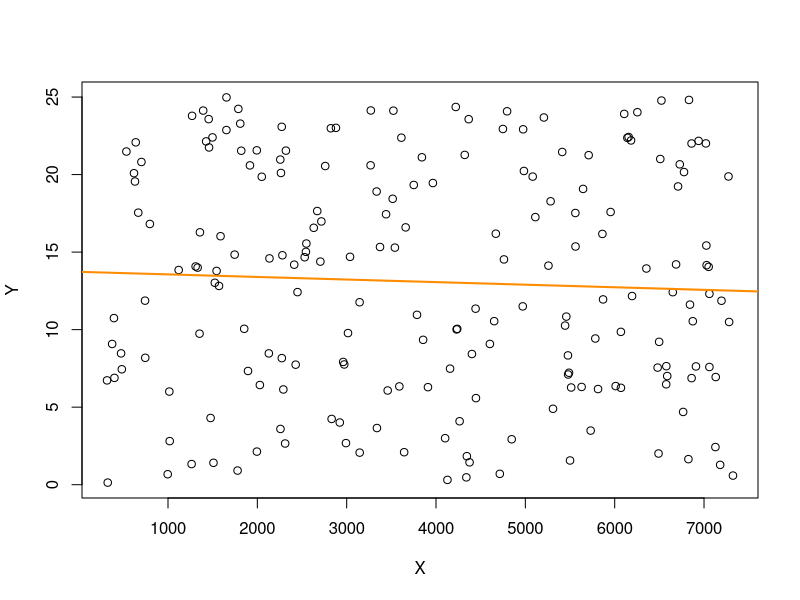

Write the R code that produced this figure.
#Q2(i)
# 𝑦 = 6.948+0.054𝑥+𝜀
# 𝑋~(147, 85.6^2)
# 𝜀~(0, 5^2)

set.seed(2033)
X <- runif(200, min = 147, max = 85.6^2)
Y <- runif(200, min = 0, max = 5^2)
dataRandom <- data.frame(X, Y); dataRandom

#Q2(ii)

# Scatter diagram
plot(dataRandom$X, dataRandom$Y, xlab="X", ylab="Y")
abline(lm(Y~X, data=dataRandom), col="darkorange", lwd=2)

# Pearson correlation coefficient
cor(dataRandom)

# Based on the analysis result, the Pearson correlation coefficient is -0.04757,
# which indicated that there is a weak negative linear association between
# X and Y.

#Q2(iii)
summary(lm(dataRandom$Y~dataRandom$X, data=dataRandom))
